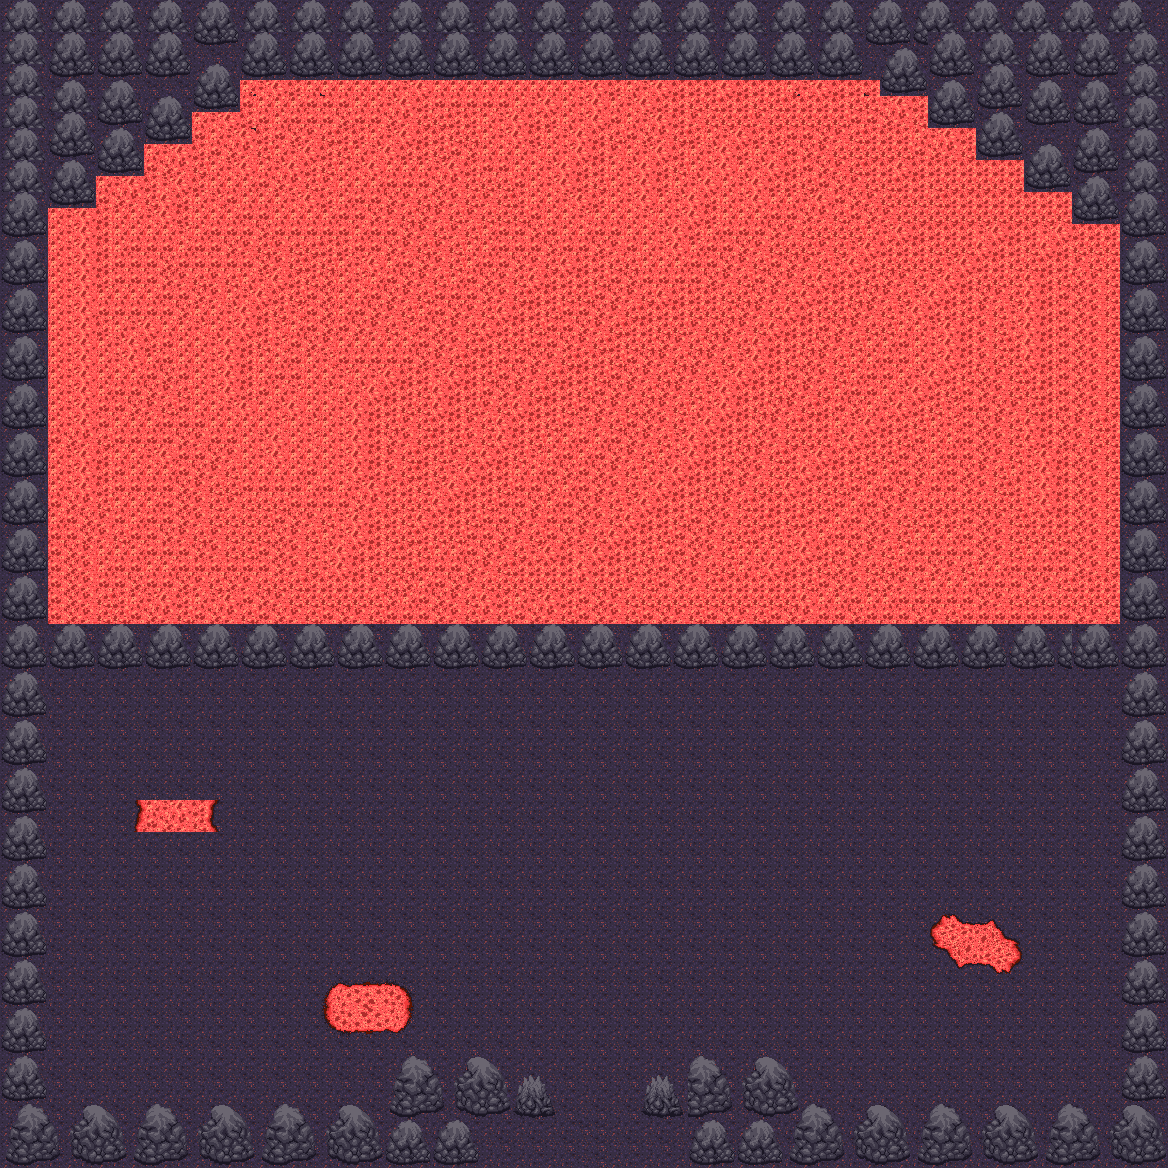

The image is a tile-based game level rendered from a .tmx file. Its description and source (layers, tilesets, objects; grid data summarised) follow:
An orthogonal 73x73 tile map with 16x16 px tiles, 8 tile layers (floor_inferno, inferno_lava, building_inferno, batas_bos, ...), 6 tilesets.

<map version="1.10" tiledversion="1.11.2" orientation="orthogonal" renderorder="right-down" width="73" height="73" tilewidth="16" tileheight="16" infinite="0" nextlayerid="9" nextobjectid="1">
 <tileset firstgid="1" source="../mountain_medium.tsx" />
 <tileset firstgid="28" source="../tiles.tsx" />
 <tileset firstgid="212" source="../mountain_big.tsx" />
 <tileset firstgid="260" source="../lava.tsx" />
 <tileset firstgid="296" source="../lava2.tsx" />
 <tileset firstgid="332" source="../lava2.tsx" />
 <layer id="1" name="floor_inferno" width="73" height="73">
  <data>[5329 cells, 5328 non-empty, 4 distinct tile ids]</data>
 </layer>
 <layer id="7" name="inferno_lava" width="73" height="73">
  <data>[5329 cells, 2143 non-empty, 8 distinct tile ids]</data>
 </layer>
 <layer id="3" name="building_inferno" width="73" height="73">
  <data>[5329 cells, 1179 non-empty, 52 distinct tile ids]</data>
 </layer>
 <layer id="5" name="batas_bos" width="73" height="73">
  <data>[5329 cells, 201 non-empty, 9 distinct tile ids]</data>
 </layer>
 <layer id="4" name="lava_obstacle" width="73" height="73">
  <data>[5329 cells, 58 non-empty, 35 distinct tile ids]</data>
 </layer>
 <layer id="2" name="spawn_player_inferno" width="73" height="73">
  <data>[5329 cells, 2 non-empty, 1 distinct tile ids]</data>
 </layer>
 <layer id="8" name="boss_infernospawn" width="73" height="73">
  <data>[5329 cells, 1 non-empty, 1 distinct tile ids]</data>
 </layer>
 <layer id="6" name="exit_player_inferno" width="73" height="73">
  <data>[5329 cells, 2 non-empty, 2 distinct tile ids]</data>
 </layer>
</map>
